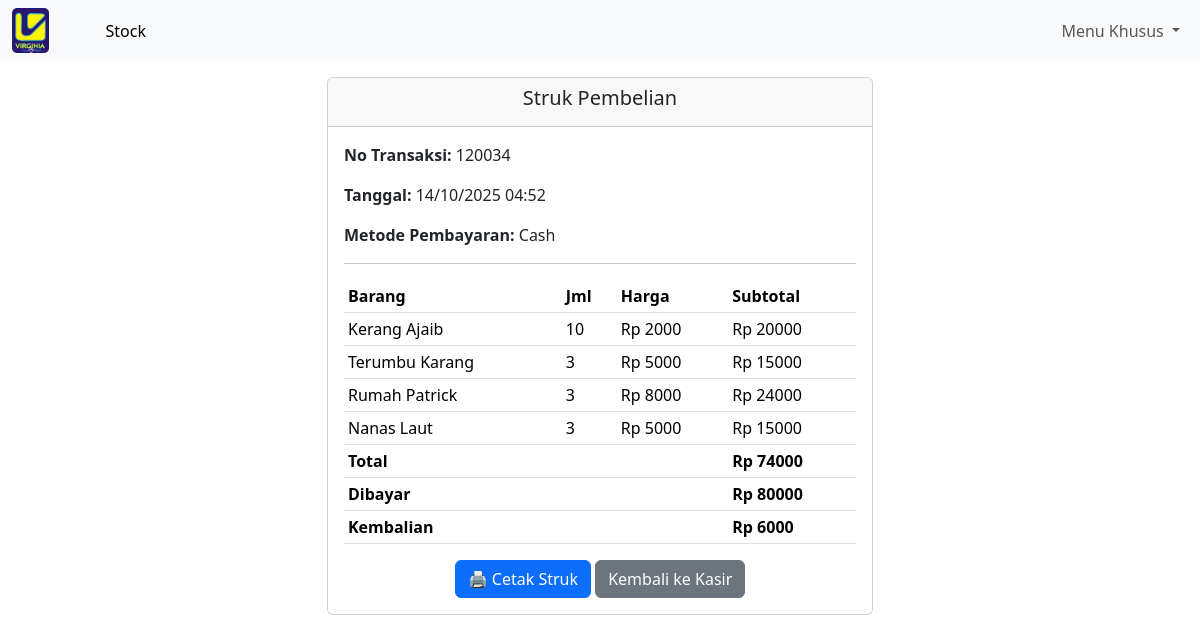
Before: /struk/17/ with the older database file.
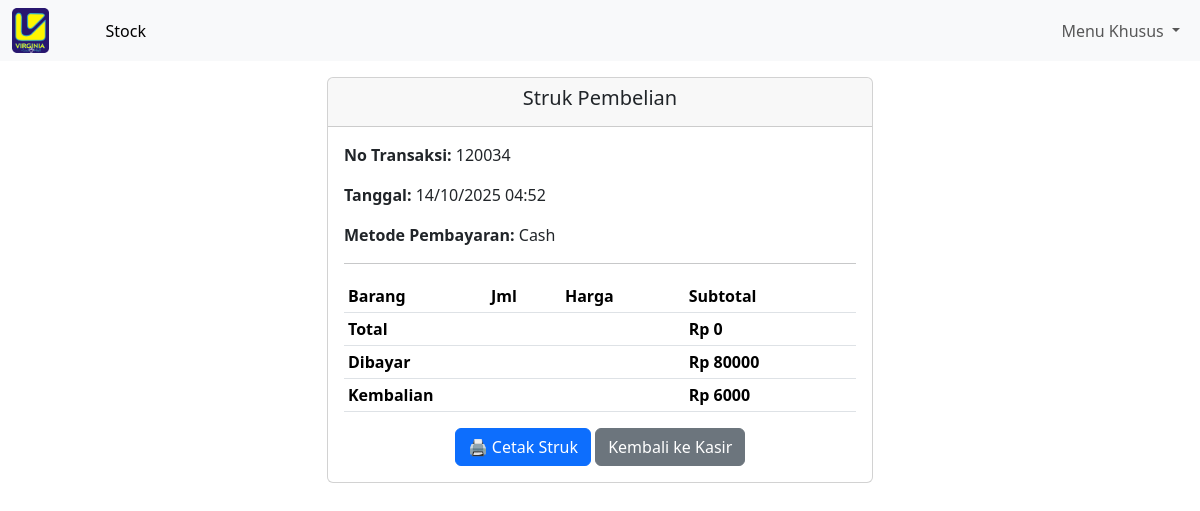
After: the same page with the newer database file.
### kasir/models.py (models this page shows, shortened)
class DetailTransaksi(models.Model):
    transaksi = models.ForeignKey(Transaksi, on_delete=models.CASCADE)
    produk = models.ForeignKey(Produk, on_delete=models.CASCADE)
    jumlah = models.PositiveIntegerField(default=1)
    subtotal = models.DecimalField(max_digits=12, decimal_places=2)

class Produk(models.Model):
    nama_barang = models.CharField(max_length=100)
    barcode = models.CharField(max_length=50, unique=True)
    harga_barang = models.DecimalField(max_digits=12, decimal_places=2)
    stok = models.PositiveIntegerField()
    gambar = models.ImageField(upload_to='gambar_produk/', blank=True, null=True)

### kasir/views.py (the view)
# urls.py: path('struk/<int:transaksi_id>/', views.halaman_struk, name='halaman_struk'),
def halaman_struk(request, transaksi_id):
    transaksi = get_object_or_404(Transaksi, id=transaksi_id)
    details = DetailTransaksi.objects.filter(transaksi=transaksi)
    total = details.aggregate(Sum('subtotal'))['subtotal__sum'] or 0
    return render(request, 'struk.html', {
        'transaksi': transaksi,
        'details': details,
        'total': total
    })

### kasir/templates/struk.html (shortened to what this page needs)
{% extends "base.html" %}
{% load static %}
{% block content %}
<div class="container mt-3">
  <div class="row justify-content-center">
    <div class="col-md-6">
      <div class="card">
        <div class="card-header text-center">
          <h5>Struk Pembelian</h5>
        </div>
        <div class="card-body">
          <p><strong>No Transaksi:</strong> {{ transaksi.no_transaksi }}</p>
          <p><strong>Tanggal:</strong> {{ transaksi.tanggal|date:"d/m/Y H:i" }}</p>
          <p><strong>Metode Pembayaran:</strong> {{ transaksi.get_payment_method_display }}</p>
          <hr>
          <table class="table table-sm">
            <thead><tr><th>Barang</th><th>Jml</th><th>Harga</th><th>Subtotal</th></tr></thead>
            <tbody>
              {% for detail in details %}
              <tr>
                <td>{{ detail.produk.nama_barang }}</td>
                <td>{{ detail.jumlah }}</td>
                <td>Rp {{ detail.produk.harga_barang|floatformat:0 }}</td>
                <td>Rp {{ detail.subtotal|floatformat:0 }}</td>
              </tr>
              {% endfor %}
            </tbody>
            <tfoot>
              <tr>
                <th colspan="3">Total</th>
                <th>Rp {{ total|floatformat:0 }}</th>
              </tr>
              <tr>
                <th colspan="3">Dibayar</th>
                <th>Rp {{ transaksi.amount_paid|floatformat:0 }}</th>
              </tr>
              <tr>
                <th colspan="3">Kembalian</th>
                <th>Rp {{ transaksi.change|floatformat:0 }}</th>
              </tr>
            </tfoot>
          </table>
          <div class="text-center mt-3">
            <button class="btn btn-primary" onclick="window.print()">🖨️ Cetak Struk</button>
            <a href="{% url 'halaman_kasir' %}" class="btn btn-secondary">Kembali ke Kasir</a>
          </div>
        </div>
      </div>
    </div>
  </div>
</div>
{% endblock %}

Changed rows visible on the page:
removed DetailTransaksi: produk.nama_barang "Kerang Ajaib", jumlah "10", produk.harga_barang "2000", subtotal "20000"
removed DetailTransaksi: produk.nama_barang "Terumbu Karang", jumlah "3", produk.harga_barang "5000", subtotal "15000"
removed DetailTransaksi: produk.nama_barang "Rumah Patrick", jumlah "3", produk.harga_barang "8000", subtotal "24000"
removed DetailTransaksi: produk.nama_barang "Nanas Laut", jumlah "3", produk.harga_barang "5000", subtotal "15000"
Other visible differences:
{{ total|floatformat:0 }}: "74000" → "0"
